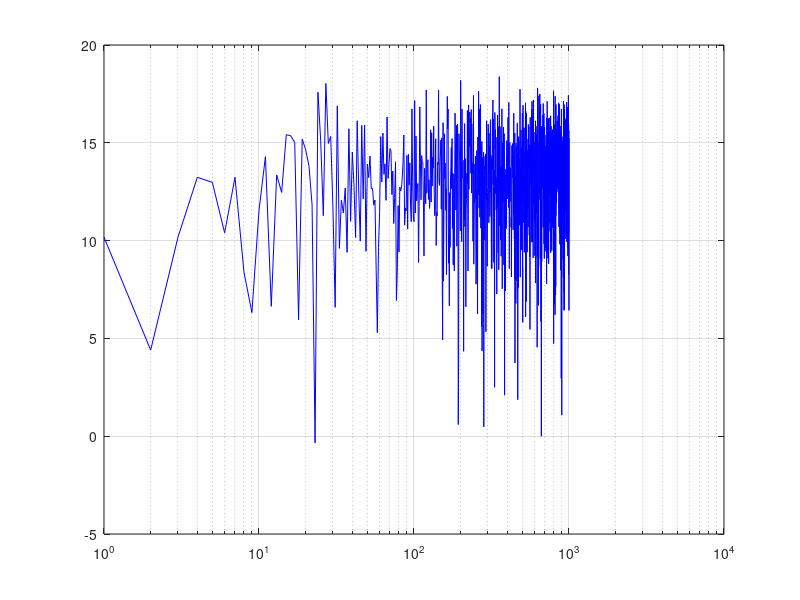

Recreate this plot in MATLAB. (Note: this script raises an error after producing the figure.)
clear all
LOWEST_FREQUENCY=1; %In Hz
OSAMPR=2;
SET_OUTPUT_SAMPLE_RATE=1000; %In Sp/s
DB_PER_DECADE=60;
CORNER_FREQUENCY=1; %In Hz
FILTER_LENGTH=OSAMPR*SET_OUTPUT_SAMPLE_RATE/LOWEST_FREQUENCY; %Minimum Filter Length Required To Represnet Desired Filter
%Since the AWG has a 16 bit resolution then so shall the noise
white_noise=randsrc(1,FILTER_LENGTH,linspace(-1,1,(2^15)-1));
nf=10*log10(abs(fftshift(fft(white_noise,(length(white_noise))))));
figure(1)
semilogx(nf((length(nf)/2):1:end),'b-')
grid on

DELTA=10*log10(linspace((CORNER_FREQUENCY/LOWEST_FREQUENCY),(FILTER_LENGTH/2),(FILTER_LENGTH/2)-(CORNER_FREQUENCY/LOWEST_FREQUENCY))/(CORNER_FREQUENCY/LOWEST_FREQUENCY));
Low_Pass_Filter=[ones(1,(CORNER_FREQUENCY/LOWEST_FREQUENCY)) power(10,((-DB_PER_DECADE*DELTA)/10)/10)];

h=fftshift(ifft([Low_Pass_Filter fliplr(Low_Pass_Filter)],(FILTER_LENGTH),'symmetric'));
a=10*log10(abs(fftshift(fft(h,(FILTER_LENGTH)))));
figure(2)
semilogx(a((length(a)/2):1:end),'b-')
grid on

white_noise_chunk=[fliplr(white_noise) white_noise fliplr(white_noise)];
Filtered_Noise=conv(h,white_noise_chunk);
Filtered_and_Chopped_Noise=Filtered_Noise((length(white_noise)+1):1:((2*length(white_noise))+1));
a=10*log10(abs(fftshift(fft(Filtered_and_Chopped_Noise,(FILTER_LENGTH)))));
figure(3)
semilogx(a((length(a)/2):1:end),'b-')
grid on
